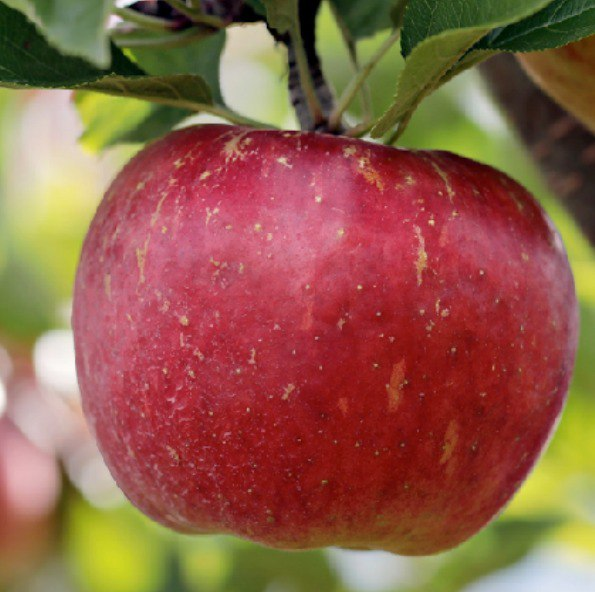
#> input picture COL783/A3/LOCAL/Testcases/q1_apple.jpg, 595 x 592 px
$ python q1_old_local.py
#> lines starting #> are read from the running program, lines starting #| are printed output that depends on the picture; after the words box and inside, x2 and y2 are one past the last pixel; in counts of white or black regions, pixels touching at a corner belong together; long printed decimals are rounded
#!/usr/bin/env python3
"""
Fixed Gaussian + Laplacian pyramid blending pipeline.

Saves outputs under ./Q1_Output/PartA..PartD
"""

from PIL import Image
import numpy as np
import os, sys

# Try to use OpenCV (preferred)
try:
    import cv2
    _HAS_CV2 = True
except Exception:
    _HAS_CV2 = False

OUT_DIR = "./Q1_Output"
PART_A_DIR = os.path.join(OUT_DIR, "PartA")
PART_B_DIR = os.path.join(OUT_DIR, "PartB")
PART_C_DIR = os.path.join(OUT_DIR, "PartC")
PART_D_DIR = os.path.join(OUT_DIR, "PartD")
for d in [OUT_DIR, PART_A_DIR, PART_B_DIR, PART_C_DIR, PART_D_DIR]:
    os.makedirs(d, exist_ok=True)

def load_image(path):
#> called with path = '../Testcases/q1_apple.jpg'
    if not os.path.exists(path):
        raise FileNotFoundError(f"Required image not found: {path}. Please put it in the working directory.")
    img = Image.open(path).convert("RGB")
#> img is the input picture: PIL image 595x592 RGB; mean R, G, B 143.6, 93, 71.5
    arr = np.asarray(img).astype(np.float32) / 255.0
    return arr

# change to your input paths if needed
f = load_image("../Testcases/q1_apple.jpg")
g = load_image("../Testcases/q1_orange.jpg")
#> call 2 of load_image, with path = '../Testcases/q1_orange.jpg'
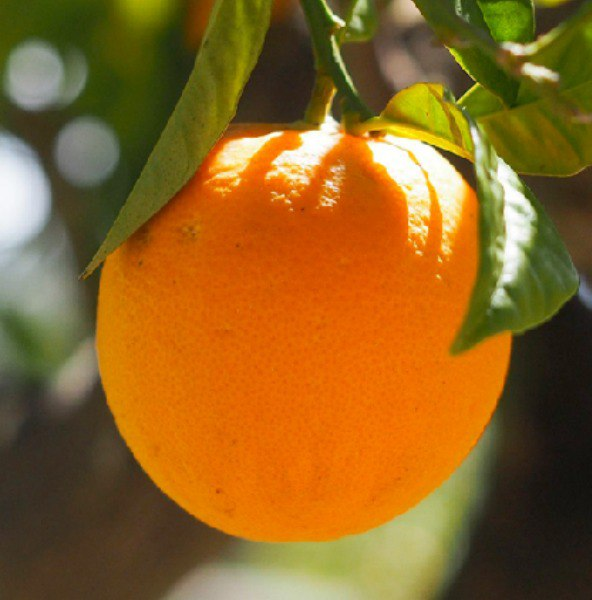
#> input picture COL783/A3/LOCAL/Testcases/q1_orange.jpg, 592 x 600 px
#> in load_image, img is the input picture: PIL image 592x600 RGB; mean R, G, B 141.4, 98.9, 35

# center-crop to matching size if needed
if f.shape != g.shape:
    min_h = min(f.shape[0], g.shape[0])
#> min_h = 592
    min_w = min(f.shape[1], g.shape[1])
#> min_w = 592
    def center_crop(a, h, w):
#> called with h = 592, w = 592
        y0 = max((a.shape[0] - h)//2, 0)
#> y0 = 0
        x0 = max((a.shape[1] - w)//2, 0)
#> x0 = 1
        return a[y0:y0+h, x0:x0+w]
    f = center_crop(f, min_h, min_w)
    g = center_crop(g, min_h, min_w)

H, W, C = f.shape
#> H = 592; W = 592; C = 3

# 1D Gaussian kernel (for fallback separable conv)
kernel_1d = np.array([1,4,6,4,1], dtype=np.float32) / 16.0

# ----- convolution helpers (fallback when cv2 not present) -----
# [27 lines left out: functions convolve_separable, gaussian_blur, not called in this run]

# ----- consistent downsample / upsample -----
if _HAS_CV2:
    # use pyramid functions (recommended)
    def downsample(img):
        # cv2.pyrDown accepts float32 arrays; result is half sized
        return cv2.pyrDown(img)

    def upsample(img, out_shape):
        # cv2.pyrUp doubles each dim; if sizes mismatch, crop/pad to out_shape
        up = cv2.pyrUp(img)
        H_out, W_out = out_shape[0], out_shape[1]
        # If pyrUp overshoots by 1 due to odd sizes, crop
        up = up[:H_out, :W_out, :]
        # If undersized (shouldn't happen), pad
        if up.shape[0] < H_out or up.shape[1] < W_out:
            padded = np.zeros((H_out, W_out, img.shape[2]), dtype=np.float32)
            padded[:up.shape[0], :up.shape[1], :] = up
            up = padded
        return up
else:
    # fallback: use separable conv + zero insertion (keeps previous behavior)
    def downsample(img):
        blurred = gaussian_blur(img, kernel_1d)
        return blurred[::2, ::2, :]

    # [13 lines left out: function upsample, not called in this run]

# ----- pyramid builders -----
def build_gaussian_pyramid(img, max_levels=None):
    gp = [img]
    cur = img
    level = 0
    while True:
        if max_levels is not None and level+1 >= max_levels:
            break
        if cur.shape[0] < 16 or cur.shape[1] < 16:
            break
        nxt = downsample(cur)
        if nxt.shape[0] < 1 or nxt.shape[1] < 1:
            break
        gp.append(nxt)
        cur = nxt
        level += 1
#> after the loop, gp = 7 items; level = 6
    return gp

def build_laplacian_pyramid(gp):
    lp = []
    for i in range(len(gp)-1):
        expanded = upsample(gp[i+1], gp[i].shape[:2])
        if expanded.shape != gp[i].shape:
            expanded = expanded[:gp[i].shape[0], :gp[i].shape[1], :]
        lap = gp[i] - expanded
        lp.append(lap)
    lp.append(gp[-1].copy())
    return lp

def reconstruct_from_laplacian(lp):
    cur = lp[-1]
    for i in range(len(lp)-2, -1, -1):
        up = upsample(cur, lp[i].shape[:2])
        if up.shape != lp[i].shape:
            up = up[:lp[i].shape[0], :lp[i].shape[1], :]
        cur = up + lp[i]
    return cur

# ----- image save helpers -----
def float_to_uint8(img):
    arr = np.clip(img*255.0 + 0.5, 0, 255).astype(np.uint8)
    return arr

def save_image(arr, path):
    Image.fromarray(float_to_uint8(arr)).save(path)

def save_pyramid_images(gp, folder, prefix="gauss"):
    for i, im in enumerate(gp):
        save_image(im, os.path.join(folder, f"{prefix}_level_{i}.png"))

def save_laplacian_images(lp, folder, prefix="lap"):
    for i, im in enumerate(lp):
        # display-friendly normalization for each level (not used in blending)
        vmin = float(im.min())
        vmax = float(im.max())
        if vmax - vmin > 1e-8:
            disp = (im - vmin) / (vmax - vmin)
        else:
            disp = np.clip(im, 0, 1)
        save_image(disp, os.path.join(folder, f"{prefix}_level_{i}.png"))

# ----------------- PART A -----------------
print("======Part-A processing...======")
gp_f = build_gaussian_pyramid(f)
#> gp_f = 7 items
save_pyramid_images(gp_f, PART_A_DIR, prefix="f_gauss")
#> the loop in save_pyramid_images, `for i, im in enumerate(gp):` made 7 passes
print(f"Saved Gaussian pyramid for f (levels={len(gp_f)}) under {PART_A_DIR}")
#| Saved Gaussian pyramid for f (levels=7) under ./Q1_Output/PartA

# ----------------- PART B -----------------
print("======Part-B processing...======")
lp_f = build_laplacian_pyramid(gp_f)
#> the loop in build_laplacian_pyramid, `for i in range(len(gp)-1):` made 6 passes
#> (H_out in upsample, W_out in upsample) on passes 1 to 6: (592, 592), (296, 296), (148, 148), (74, 74), (37, 37), (19, 19)
#> pass 1, in build_laplacian_pyramid, `lap = gp[i] - expanded`:
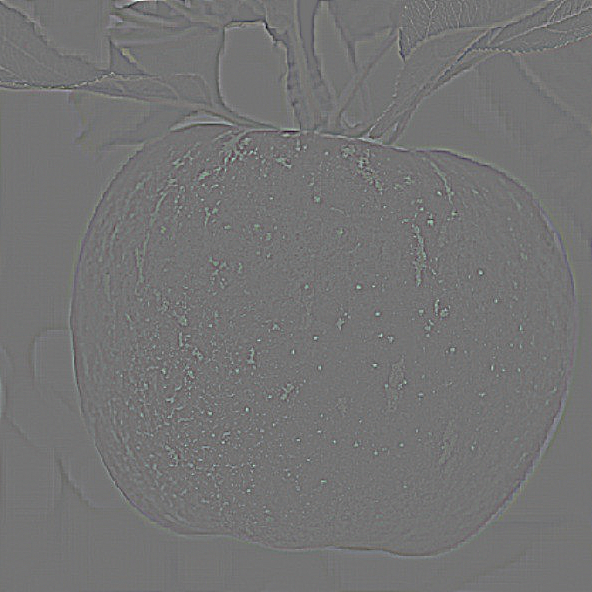
#> lap: shape (592, 592, 3) float32; mean R, G, B 4.89e-06, 5.91e-06, 3.65e-06; drawn with min black and max white
#> after the loop in build_laplacian_pyramid, `for i in range(len(gp)-1):`: lp = 6 items
#> lp_f = 7 items
save_laplacian_images(lp_f, PART_B_DIR, prefix="f_lap")
#> the loop in save_laplacian_images, `for i, im in enumerate(lp):` made 7 passes
#> (vmin, vmax) on passes 1 to 7: (-0.274, 0.327), (-0.258, 0.305), (-0.215, 0.313), (-0.204, 0.3), (-0.198, 0.278), (-0.207, 0.297), (0.0674, 0.805)
recon_f = reconstruct_from_laplacian(lp_f)
#> the loop in reconstruct_from_laplacian, `for i in range(len(lp)-2, -1, -1):` made 6 passes
#> (i, H_out in upsample, W_out in upsample) on passes 1, 2, 4, 5, 6: (5, 19, 19), (4, 37, 37), (2, 148, 148), (1, 296, 296), (0, 592, 592)
#> pass 1, in upsample (call 7), `up = cv2.pyrUp(img)`:
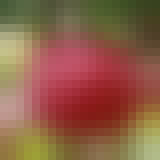
#> up: shape (20, 20, 3) float32 (shown 8 times larger); mean of channels 0, 1, 2 0.556, 0.374, 0.279; drawn as R, G, B
max_diff = np.max(np.abs(recon_f - f))
#> max_diff = 5.96e-08
save_image(recon_f, os.path.join(PART_B_DIR, "reconstructed_f.png"))
print(f"Reconstructed f saved under {PART_B_DIR}. Max absolute difference: {max_diff:.6e}")
#| Reconstructed f saved under ./Q1_Output/PartB. Max absolute difference: 5.960464e-08

# ----------------- PART C -----------------
print("======Part-C processing...======")
m = np.zeros((H, W, 1), dtype=np.float32)
m[:, W//2:, 0] = 1.0
save_image(np.repeat(m, 3, axis=2), os.path.join(PART_C_DIR, "mask_binary.png"))
#> in float_to_uint8 (call 16), `arr = np.clip(img*255.0 + 0.5, 0, 255).astype(np.uint8)`:
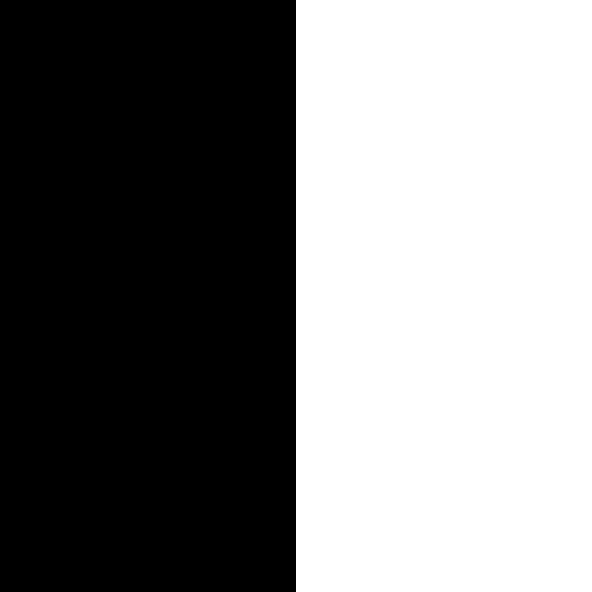
#> arr: shape (592, 592, 3); 50% white; 1 white region, box (x1, y1, x2, y2) and area: (296, 0, 592, 592) 175232
hard = (1.0 - m) * f + m * g
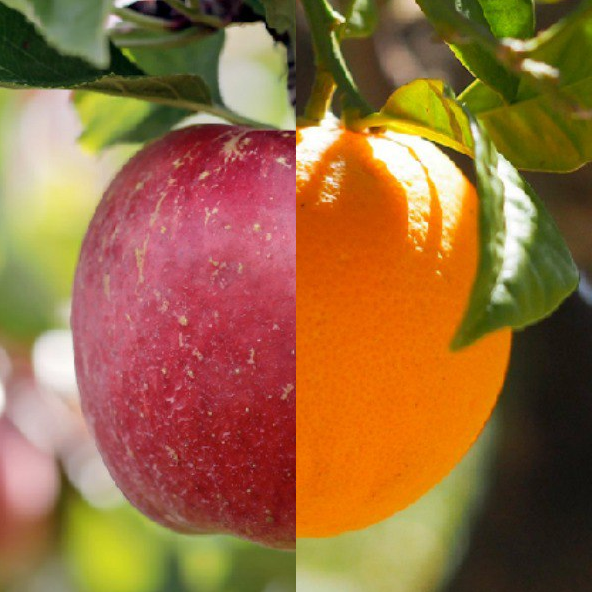
#> hard: shape (592, 592, 3) float32; mean of channels 0, 1, 2 0.595, 0.415, 0.237; drawn as R, G, B
save_image(hard, os.path.join(PART_C_DIR, "hard_composite.png"))
print(f"Saved binary mask and hard composite under {PART_C_DIR}")

# ----------------- PART D -----------------
print("======Part-D processing...======")

def build_gaussian_pyramid_mask(mask, max_levels=None):
    # ensure mask is (H,W,1)
    cur = mask if mask.ndim == 3 else mask[..., np.newaxis]
    gp = [cur]
    level = 0
    while True:
        if max_levels is not None and level+1 >= max_levels:
            break
        if cur.shape[0] < 16 or cur.shape[1] < 16:
            break
        nxt = downsample(cur)
        # ensure channel last
        if nxt.ndim == 2:
            nxt = nxt[..., np.newaxis]
        gp.append(nxt)
        cur = nxt
        level += 1
#> after the loop, gp = 7 items; level = 6
    return gp

gp_m = build_gaussian_pyramid_mask(m)
#> gp_m = 7 items
# build gaussian for g with same maximum levels as f for alignment
gp_g = build_gaussian_pyramid(g, max_levels=len(gp_f))
#> the loop in build_gaussian_pyramid (call 2), `while True:` made 7 passes
#> pass 3, in build_gaussian_pyramid (call 2), `nxt = downsample(cur)`:
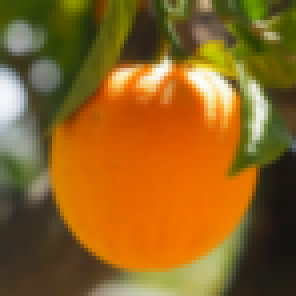
#> nxt: shape (74, 74, 3) float32 (shown 4 times larger); mean R, G, B 0.557, 0.389, 0.137
#> after the loop in build_gaussian_pyramid (call 2), `while True:`: level = 6
#> gp_g = 7 items
lp_g = build_laplacian_pyramid(gp_g)
#> the loop in build_laplacian_pyramid (call 2), `for i in range(len(gp)-1):` made 6 passes
#> lp_g = 7 items

# align lengths (take min)
min_levels = min(len(lp_f), len(lp_g), len(gp_m))
#> min_levels = 7
lp_f = lp_f[:min_levels]
lp_g = lp_g[:min_levels]
gp_m = gp_m[:min_levels]

# Blend
blended_lp = []
for i in range(min_levels):
    mask_level = gp_m[i]
    # ensure 3-channel mask for blending (repeat single channel)
    mask3 = mask_level if mask_level.shape[2] == 3 else np.repeat(mask_level[..., :1], 3, axis=2)
    # Clip mask to [0,1] just in case and ensure float32
    mask3 = np.clip(mask3.astype(np.float32), 0.0, 1.0)
    blended = (1.0 - mask3) * lp_f[i] + mask3 * lp_g[i]
    blended_lp.append(blended)
#> this loop made 7 passes
#> pass 2, `blended = (1.0 - mask3) * lp_f[i] + mask3 * lp_g[i]`:
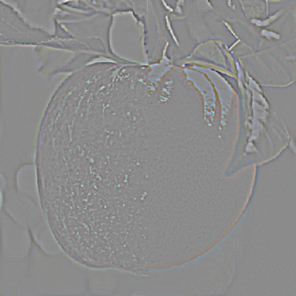
#> blended: shape (296, 296, 3) float32; mean of channels 0, 1, 2 3.4e-05, 4.56e-05, 3.23e-05; drawn with min black and max white
#> after the loop, blended_lp = 7 items

save_laplacian_images(blended_lp, PART_D_DIR, prefix="blended_lap")
#> the loop in save_laplacian_images (call 2), `for i, im in enumerate(lp):` made 7 passes
#> (vmin, vmax) on passes 1 to 7: (-0.346, 0.327), (-0.398, 0.329), (-0.352, 0.365), (-0.283, 0.381), (-0.225, 0.375), (-0.207, 0.409), (0.00761, 0.924)

final = reconstruct_from_laplacian(blended_lp)
#> the loop in reconstruct_from_laplacian (call 2), `for i in range(len(lp)-2, -1, -1):` made 6 passes
# debug: print range before clipping
print("Final reconstructed range before clipping: min=", float(final.min()), " max=", float(final.max()))
#| Final reconstructed range before clipping: min= -0.03454  max= 1.034
# clip to [0,1] to avoid weird saturations
final = np.clip(final, 0.0, 1.0)
save_image(final, os.path.join(PART_D_DIR, "final_blended.png"))
print(f"Saved blended pyramid and final blended image under {PART_D_DIR}")

# side-by-side
cmp = np.hstack([f, hard, final])
save_image(cmp, os.path.join(OUT_DIR, "comparison_f_hard_blended.png"))

print("Pipeline finished. Outputs written to ./Q1_Output (PartA, PartB, PartC, PartD).")
